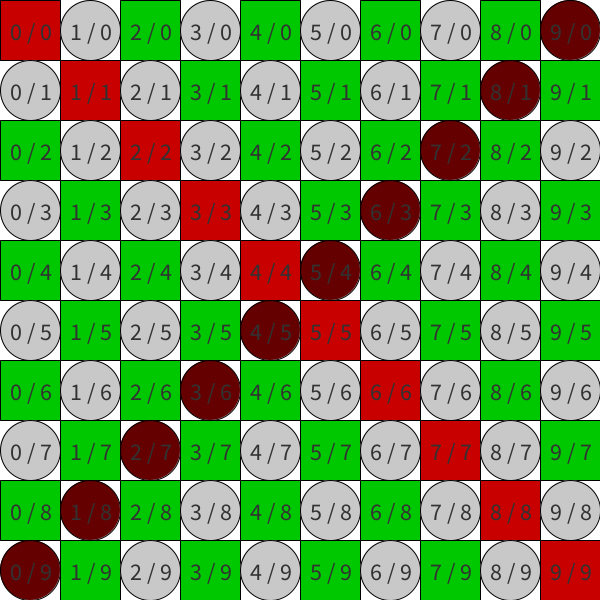
Frame 1 (no input)
Frame 60 (the mouse pressed at the canvas centre just before this capture): identical to frame 1, image omitted
Frame 120 (the mouse held since frame 60 and released just before this capture): identical to frame 1, image omitted

The Processing sketch that drew this single still picture (run headless with seeded random() and noise(); from frame 60 on, the mouse is pressed at the canvas centre):

// Processing sketch: sketch_240625a
// ── sketch_240625a.pde

// + grillas con for
// + funciones con param
// + trabajo con indices

void setup(){
  size( 600, 600 );
  textSize( 24 );
  //ellipseMode( CORNER ); // funciona como un rect
  
  //frameRate( 1 );
}

void draw(){
  background ( 255 );
  
  grillaCant( 10 );
  
  
  
  //noLoop();
}

// ── funciones_for.pde

// funcion que no retorna valor = tipo void (PARA DIBUJAR)

void grilla( int mod, int relleno ) {
  for ( int i = 0; i < height; i+=mod ) {  //mod = tamaño de celda
    for ( int j = 0; j < height; j+=mod ) {  //mod = tamaño de celda
      //calculo de tamaño
      float d = dist( i+mod/2, j+mod/2, width/2, height/2 );
      float tam = map( d, 0, 200, mod, 0 );
      
      //println( i + " / " + j);
      fill( relleno );
      //ellipse( i+mod/2, j+mod/2, mod, mod );  //+mod/2 = lo corro porque es un circulo que se dibuja desde el centro (y no un cuadrado que se dibuja desde la esquina superior izquierda)
      ellipse( i+mod/2, j+mod/2, tam, tam );
      fill( 255 );
      text( i/mod + " / " + j/mod , i+10, j+20 );
    }
  }
}

void grillaCant( int cant ) {
  int mod = width / cant;  //tamano celda (modulo)
  
  for ( int i = 0; i < cant; i++ ) {
    for ( int j = 0; j < cant; j++ ) {
      // celdas: calculo color
      if( i == j ){  //1) diagonal descendente
        fill( 200, 0, 0 );
      }else if( i+j == cant-1 ){  //2) diagonal asendente
        fill( 100, 0, 0 );
      }else if( (i+j)%2 == 0 ){    //3) par=0 e impar=1
        fill( 0, 200, 0 );
      }else{
        fill( 200 );
      }
      
      //celdas: dibujo
      if( (i+j)%2 == 0 ){  //par = rect
        rect( i*mod, j*mod, mod, mod );
      }else{  // impar == circle
        circle(i*mod+mod/2, j*mod+mod/2, mod );
      }
      
      // textos
      fill( 50 );
      text( i + " / " + j , i*mod+10, j*mod+40 );
    }
  }
}
